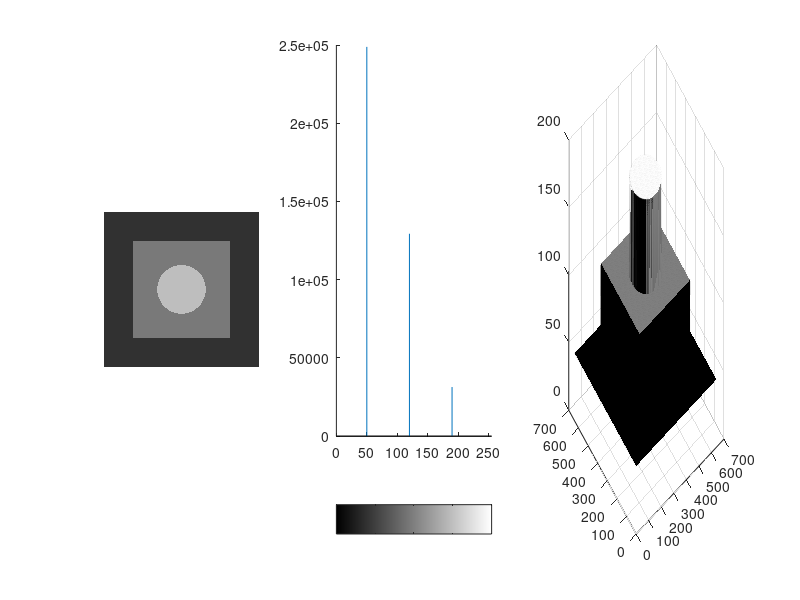

The MATLAB script that drew this image:
clear; clc;
 
imageSizeX = 640;
imageSizeY = 640;
[columnsInImage rowsInImage] = meshgrid(1:imageSizeX, 1:imageSizeY);
 
centerX = 320;%untuk memindahkan bola
centerY = 320;
radius  = 100;
circlePixels = (rowsInImage - centerY).^2 + (columnsInImage - centerX).^2 <= radius.^2;
 
img = 70*uint8(circlePixels);
 
square = uint8( zeros(size(img))+50);
square(120:520, 120:520) = 120;
% square = uint8(square);
 
% img_circle = img;
img_circle = mod(img+square, 255);
 
subplot(1, 3, 1), imshow(img_circle);
subplot(1, 3, 2), imhist(img_circle);
subplot(1, 3, 3), surf(img_circle);
% colormap('hot')
 
% save('myCircle', 'img_circle');%unutk di save k evariable
 
%imwrite(img, 'image_test.jpg', 'JPEG');
